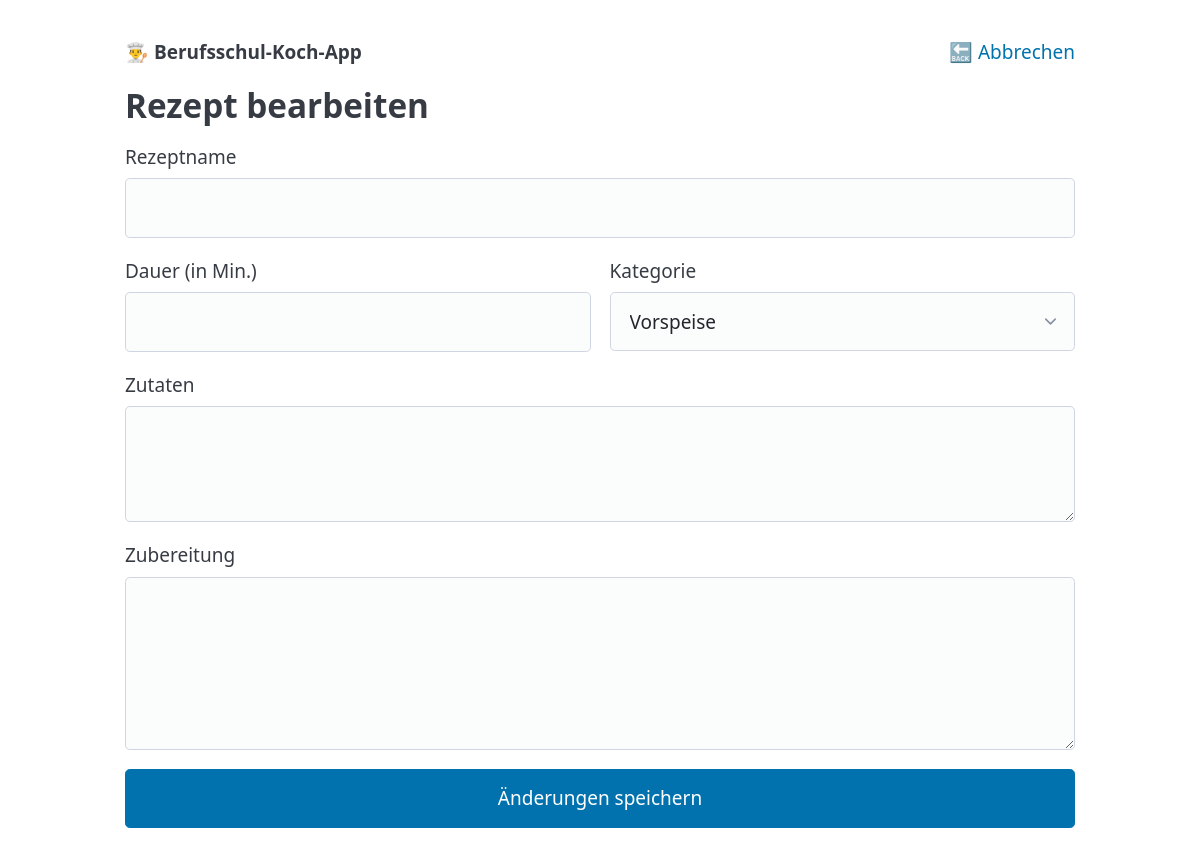
Before: /bearbeiten/2 with the older database file.
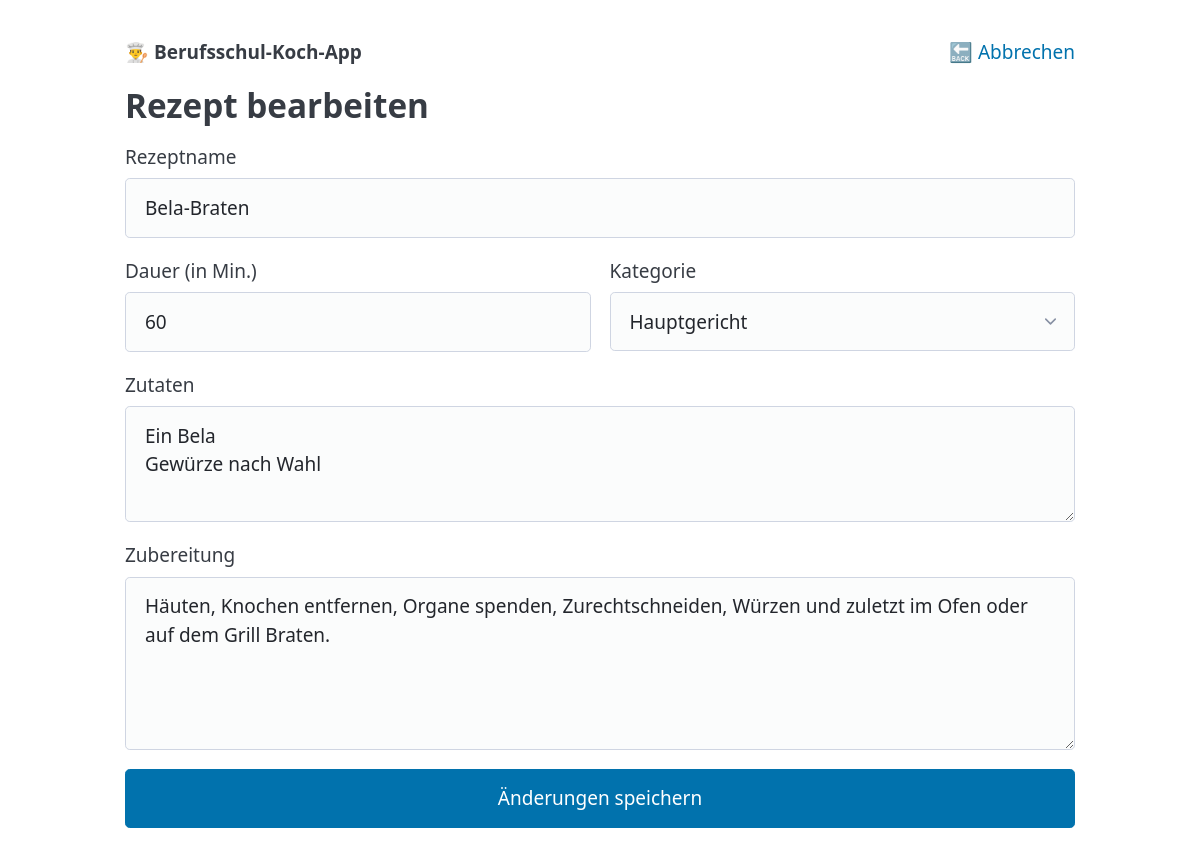
After: the same page with the newer database file.
### tables this page shows
CREATE TABLE rezepte (
            id INTEGER PRIMARY KEY AUTOINCREMENT,
            titel TEXT NOT NULL,
            dauer INTEGER,
            kategorie TEXT,
            zutaten TEXT,
            anleitung TEXT
        );

### app.py (the view)
@app.route('/bearbeiten/<int:id>')
def bearbeiten(id):
    conn = get_db_connection()
    rezept = conn.execute('SELECT * FROM rezepte WHERE id = ?', (id,)).fetchone()
    conn.close()
    return render_template('bearbeiten.html', rezept=rezept)

### app.py (called while the page is built)
def get_db_connection():
    conn = sqlite3.connect(DB_PATH)
    conn.row_factory = sqlite3.Row
    return conn

### templates/bearbeiten.html (shortened to what this page needs)
<!DOCTYPE html>
<html lang="de">
<head>
    <link rel="stylesheet" href="https://cdn.jsdelivr.net/npm/@picocss/pico@2/css/pico.min.css">
</head>
<body>
    <main class="container">
        <nav>
            <ul>
                <li><strong>👨‍🍳 Berufsschul-Koch-App</strong></li>
            </ul>
            <ul>
                <li><a href="/" class="outline">🔙 Abbrechen</a></li>
            </ul>
        </nav>
        <h2>Rezept bearbeiten</h2>
        <form action="/aktualisieren/{{ rezept['id'] }}" method="POST">
            <label for="titel">Rezeptname</label>
            <input type="text" id="titel" name="titel" value="{{ rezept['titel'] }}" required>
            <div class="grid">
                <div>
                    <label for="dauer">Dauer (in Min.)</label>
                    <input type="number" id="dauer" name="dauer" value="{{ rezept['dauer'] }}" required>
                </div>
                <div>
                    <label for="kategorie">Kategorie</label>
                    <select id="kategorie" name="kategorie">
                        <option value="vorspeise" {% if rezept['kategorie'] == 'vorspeise' %}selected{% endif %}>Vorspeise</option>
                        <option value="hauptgericht" {% if rezept['kategorie'] == 'hauptgericht' %}selected{% endif %}>Hauptgericht</option>
                    </select>
                </div>
            </div>
            <label for="zutaten">Zutaten</label>
            <textarea id="zutaten" name="zutaten" rows="3" required>{{ rezept['zutaten'] }}</textarea>
            <label for="anleitung">Zubereitung</label>
            <textarea id="anleitung" name="anleitung" rows="5" required>{{ rezept['anleitung'] }}</textarea>
            <button type="submit">Änderungen speichern</button>
        </form>
    </main>
</body>
</html>

Changed rows visible on the page:
added rezepte: titel "Bela-Braten", dauer "60", kategorie "Hauptgericht", zutaten "Ein Bela Gewürze nach Wahl", anleitung "Häuten, Knochen entfernen, Organe spenden, Zurechtschneiden, Würzen und zuletzt im Ofen oder auf dem Grill Braten."
Other visible differences:
form field kategorie: "Vorspeise" → (not shown)
